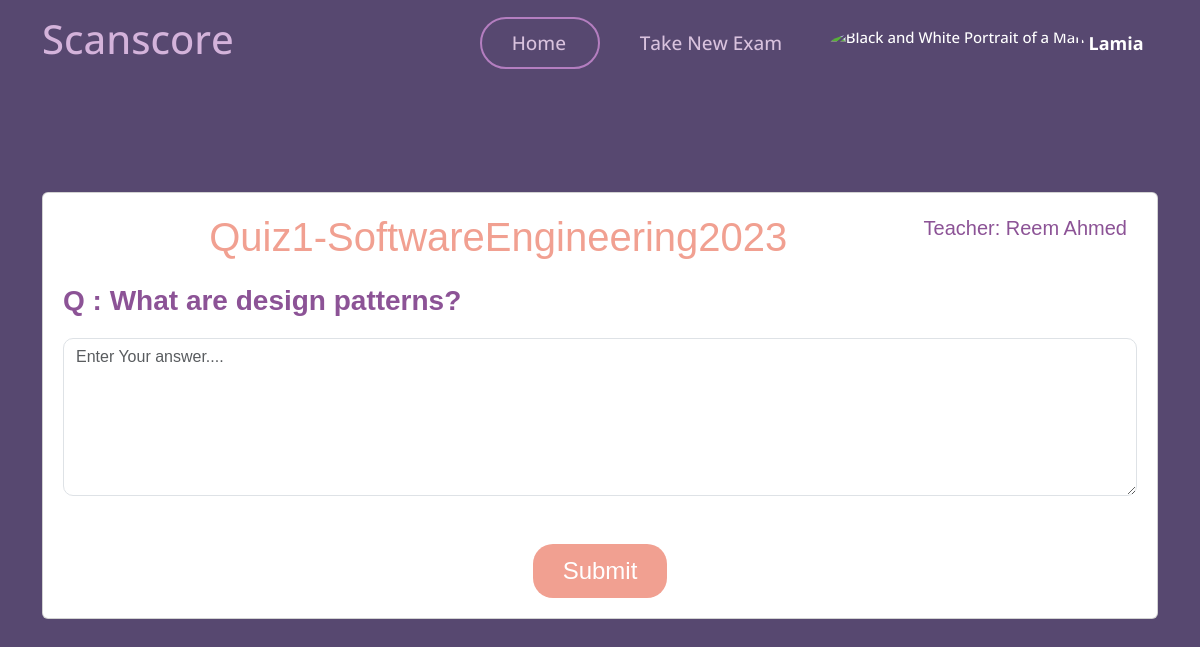
The page /student/enter_exam/28/ (signed in) on the database its author committed.
### myapp/models.py (models this page shows)
class User(AbstractUser):
    userType = models.CharField(max_length=10, choices=[('teacher', 'Teacher'), ('student', 'Student')])

class Exam(models.Model):
    name = models.CharField(max_length=100)
    teacher = models.ForeignKey(User, on_delete=models.CASCADE)
    question= models.TextField(max_length=10000)
    model_answer = models.TextField(max_length=10000)
    keywordsList = models.TextField(max_length=10000,null=True,blank=True)
    is_active = models.BooleanField(default=False)
    time_created = models.DateTimeField(auto_now_add=True)
    time_updated = models.DateTimeField(auto_now=True)
    ocr_graded = models.BooleanField(default=False)

### myapp/views.py (the view)
# urls.py: path('student/enter_exam/<int:exam_id>/', views.enter_exam, name='enter_exam'),
@login_required
def enter_exam(request, exam_id): #this will redirect to the specific exam page where the student can take the exam
    exam = get_object_or_404(Exam, pk=exam_id, is_active=True)
    return render(request, 'myapp/student/enter_specific_exam.html', {'exam': exam})

### templates/myapp/student/enter_specific_exam.html (shortened to what this page needs)
{% load static %}
<!DOCTYPE html>
<html lang="en">
<head>
    <link href="{% static 'vendor/aos/aos.css' %}" rel="stylesheet">
    <link href="{% static 'vendor/bootstrap/css/bootstrap.min.css' %}" rel="stylesheet">
    <link href="{% static 'vendor/bootstrap-icons/bootstrap-icons.css' %}" rel="stylesheet">
    <link href="{% static 'vendor/boxicons/css/boxicons.min.css' %}" rel="stylesheet">
    <link href="{% static 'vendor/glightbox/css/glightbox.min.css' %}" rel="stylesheet">
    <link href="{% static 'vendor/remixicon/remixicon.css' %}" rel="stylesheet">
    <link href="{% static 'vendor/swiper/swiper-bundle.min.css' %}" rel="stylesheet">
    <link href="{% static 'css/style.css' %}" rel="stylesheet">
</head>
<body>
    <header id="header">
        <div class="container align-items-center justify-content-between">
            <h1 class="me-auto"><a href="{% url 'student_dashboard' %}" style="color: #d4b3db;" id="scan">Scanscore</a>
            </h1>
            <nav id="navbar" class="navbar order-last order-lg-0">
                <ul>
                    <li><a class="nav-link scrollto Active" href="{% url 'student_dashboard' %}" id="home">Home</a>
                    </li>
                    <li><a class="nav-link scrollto" href="{% url 'take_exam' %}" id="makenew">Take New Exam</a></li>
                    <li class="dropdown">
                        <a href="#">
                            <img src="{% static 'img/unknown_user.jpg' %}" class="rounded-circle" height="35"
                                alt="Black and White Portrait of a Man" loading="lazy" id="img_pro" />
                            <strong class="d-none d-sm-block ms-1" id="username">{{ user.first_name }}</strong><i
                                class="bi bi-chevron-down" id="arrow_pro"></i>
                        </a>
                    </li>
                </ul>
            </nav>
        </div>
    </header>
    <section class="align-items-center"
        style="font-family: Arial, Helvetica, sans-serif;background-color: transparent; padding: 0 0;margin-top: 3%;">
        <div class="container">
            <div class="justify-content-center" data-aos="fade-up" data-aos-delay="200">
                {% block content %}
                <div class="card text-black" style="padding: 20px 20px;">
                    <div class="section-title d-flex justify-content-between" style="padding-bottom: 1%;">
                        <h1 id="exam_name">{{ exam.name }}</h1>
                        <p id="teah_name">Teacher: {{ exam.teacher.first_name }} {{ exam.teacher.last_name }}</p>
                    </div>
                    <form method="POST" action="{% url 'submit_exam' exam.id %}" role="form">
                        <label>
                            <p id="exam_question">Q : {{ exam.question }}</p>
                        </label>
                        <textarea class="form-control" name="student_answer" rows="6" required
                            style="border-radius: 10px;" placeholder="Enter Your answer...."></textarea>
                        <div class="text-center mt-5"><button
                                style="padding: 10px 30px;border-radius: 20px;font-size: 150%;" type="submit"
                                class="btn btn-info btn-rounded" data-mdb-ripple-init>Submit</button>
                        </div>
                    </form>
                    {% endblock %}
                </div>
            </div>
        </div>
    </section>
</body>
</html>

### Scanscore/static/css/style.css (style rules this page uses)
body { font-family: "Open Sans", sans-serif; background: #574870 !important; }
:root { --background-color: #ffffff; --background-color-rgb: 255, 255, 255; --default-color: #444444; --default-color-rgb: 68, 68, 68; --heading-color: #9e69a9; --heading-color-rgb: 55, 81, 126; --accent-color: #9e69a9; --accent-color-rgb: 71, 178, 228; --contrast-color: #ffffff; --contrast-color-rgb: 255, 255, 255; }
#home { color: #d9c2de; width: 120px; border-radius: 50px; font-size: 19px; }
#makenew { color: #d9c2de; font-size: 19px; width: 190px; margin-left: 10px; border-radius: 50px; }
#header { background-color: transparent; }
#header .container { display: flex; justify-content: center; align-items: center; height: 100%; }
#username { font-size: 18px; }
.Active { border: 2px solid #b47ec0 !important; }
a { text-decoration: none; }
#header { transition: all 0.5s; z-index: 997; padding: 15px 0; }
.navbar { padding: 0; }
.navbar ul { margin: 0; padding: 0; display: flex; list-style: none; align-items: center; }
.navbar li { position: relative; }
.navbar a, .navbar a:focus { display: flex; align-items: center; justify-content: space-between; padding: 10px 0 10px 30px; font-size: 15px; font-weight: 500; color: #fff; white-space: nowrap; transition: 0.3s; }
.navbar a i, .navbar a:focus i { font-size: 12px; line-height: 0; margin-left: 5px; }
section { padding: 60px 0; overflow: hidden; position: relative; top: 70px; }
.section-title { text-align: center; padding-bottom: 30px; }
.section-title p { margin-bottom: 0; }

### templates/myapp/student/enter_specific_exam.html (style rules this page uses)
.btn { display: inline-block; padding: 10px 20px; margin-bottom: 0; font-size: 14px; font-weight: 400; line-height: 1.42857143; text-align: center; white-space: nowrap; vertical-align: middle; cursor: pointer; border: none; border-radius: 22px; }
.btn-info { background-color: #f1a091 !important; color: white !important; }
#exam_name { color: #f1a091; }
#teah_name { color: #8c5396; font-size: 20px; position: relative; right: 10px; }
#exam_question { color: #8c5396; font-size: 28px; font-weight: bold; }

### rows shown on the page
User: first_name "Lamia"
Exam: name "Quiz1-SoftwareEngineering2023", teacher.first_name "Reem", teacher.last_name "Ahmed", question "What are design patterns?"
